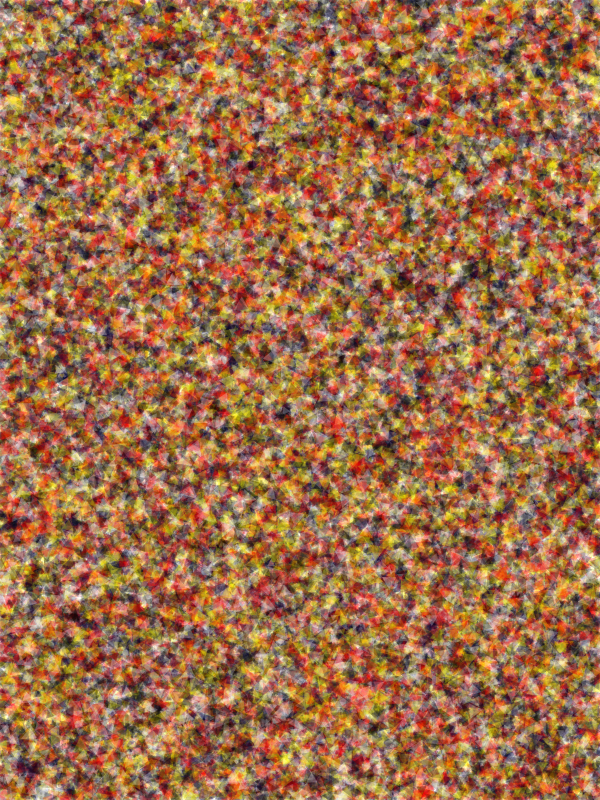
Frame 1 (no input)
Frame 60 (the mouse pressed at the canvas centre just before this capture): identical to frame 1, image omitted
Frame 120 (the mouse held since frame 60 and released just before this capture): identical to frame 1, image omitted

The Processing sketch that drew this single still picture (run headless with seeded random() and noise(); from frame 60 on, the mouse is pressed at the canvas centre):

// Processing sketch: texturas
// ── texturas.pde
color paleta[]; 

void setup() {
  size(600, 800);
  paleta  = new color[5];
  paleta[0] = color(#FF0000);
  paleta[1] = color(#000031);
  paleta[2] = color(#FFF600);
  paleta[3] = color(#FFFFFF);
  paleta[4] = color(#000000);
  background(255);
  noStroke();
  for (int i = 0; i < 100000; i++) {
    fill(paleta[int(random(5))], 60);
    triangle(random(width), random(height), random(5,20), random(TWO_PI));
  }
  stroke(255, 220);
  /*
  for (int i = 2; i < height*2; i+=15) {
    fill(paleta[int(random(5))], 60);
    beginShape();
    vertex(-15, i);
    vertex( i, -15);
    vertex( i-15, -15);
    vertex(-15, i-15);
    endShape(CLOSE);
  }*/
}

void draw() {
}

void triangle(float x, float y, float dim, float ang) {
  float da = TWO_PI/3;
  beginShape();
  for (int i = 0; i < 3; i++) {
    vertex(x+cos(da*i+ang)*dim/2, y+sin(da*i+ang)*dim/2);
  }
  endShape(CLOSE);
}
